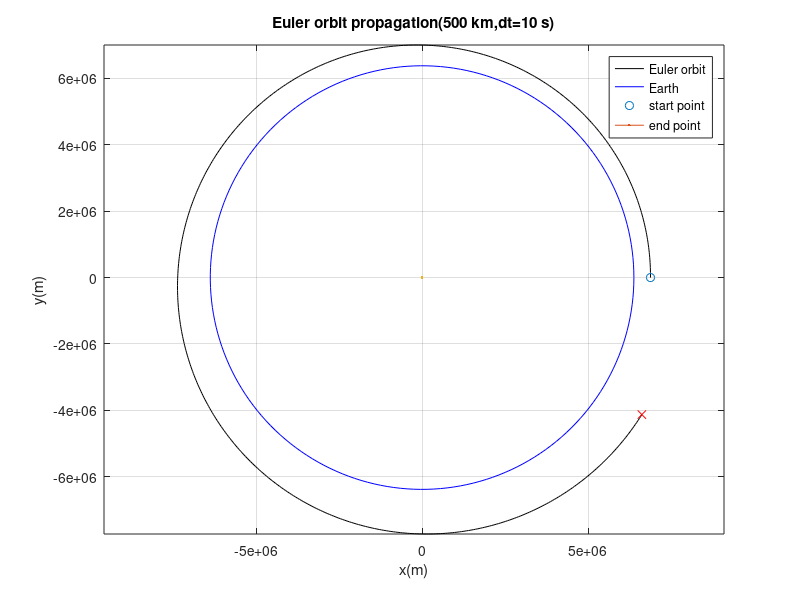
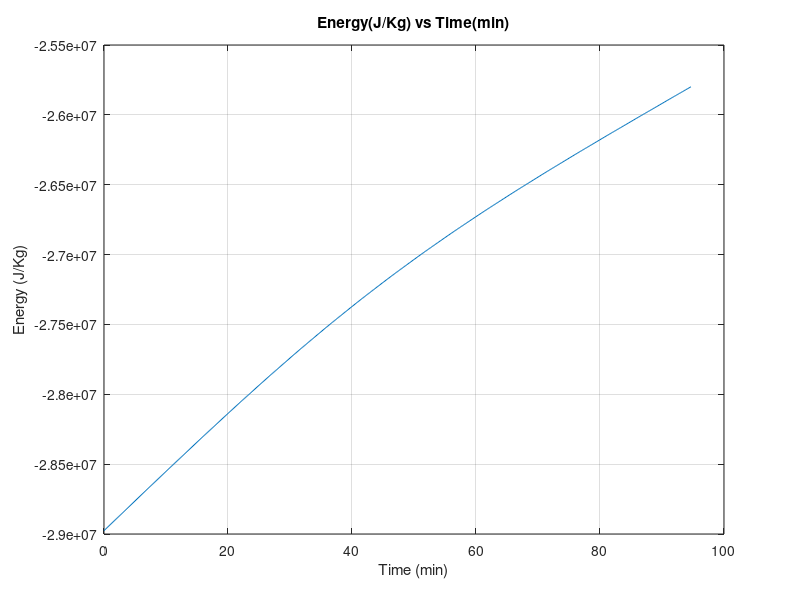

Write the MATLAB code that produced these figures, in order. (Note: this script raises an error after producing the figures.)
clear; clc; close all
%% Constants
mu=3.986004418e14;   % Earth's gravitational parameter GM (m^3/s^2)
Re=6378.137e3;       % Earth's equatorial radius (m)
%% Setup
alt=500*1000;         %Altitude of satellite(m)
rs=Re+alt;            %distance from Earth's center to satellite (m)
xs=rs;                %initial x-position (m)
ys=0;                 %initial y-position (m)
vx=0;                 %initial x-velocity (m/s)
vy=sqrt(mu./rs);      %initial y-velocity,circular orbit speed (m/s)
T=2*pi*sqrt(rs.^3/mu); %orbital period (s)
dt=10;                %time steps (s)
N=round(T/dt);         %number of steps to cover one orbit
%% Array
t=(0:dt:N*dt);
x=zeros(1,1+N);
y=zeros(1,1+N);
vxs=zeros(1,1+N);
vys=zeros(1,1+N);
x(1)=rs;
y(1)=ys;
vxs(1)=vx;
vys(1)=vy;
%% Euler loop
for i=1:N
    rad=sqrt(x(i)^2+y(i)^2);
    ax=-mu*x(i)/rad^3;
    ay=-mu*y(i)/rad^3;
    vxs(i+1)=vxs(i)+ax*dt;
    vys(i+1)=vys(i)+ay*dt;
    x(i+1)=x(i)+vxs(i)*dt;
    y(i+1)=y(i)+vys(i)*dt;
end
%% Orbit plot
figure
plot(x,y,"k")                    % satellite path
axis equal
hold on
th =linspace(0,2*pi,200);        % angles for a full circle (rad)
plot(Re*cos(th),Re*sin(th),"b")  % Earth, radius Re (m)
plot(x(1),y(1),"o",MarkerSize=10)              % start point
plot(x(end),y(end),"r x",MarkerSize=10,LineWidth=2)          % end point
xlabel ("x(m)")
ylabel ("y(m)")
title("Euler orbit propagation(500 km,dt=10 s)")
legend("Euler orbit","Earth","start point","end point")
grid on
%% Error check
rad_end=sqrt(x(end)^2+y(end)^2);                     % radius at last step (m)
radius_growthkm=(rad_end-rs)/1000;                   % radius growth after one orbit(km)
radius_growthper=((radius_growthkm*1000)/rs(1)*100); % radius growth(% of starting radius)
fprintf('Euler(dt=%d s):radius grew by %.1f km(%.2f%%)after one orbit\n',dt,radius_growthkm,radius_growthper);
%% Energy check
v_each=sqrt(vxs.^2+vys.^2);    %speed at every steps
r_each=sqrt(x.^2+y.^2);        %radius at each steps
E=(v_each.^2/2)-(mu./r_each);  %Energy at each steps(J/Kg)
figure
plot(t/60,E);
xlabel("Time (min)")
ylabel("Energy (J/Kg)")
title("Energy(J/Kg) vs Time(min)")
grid on
E_change_per=(E(end)-E(1))/abs(E(1))*100; %energy change after one orbit(%)
fprintf ('Euler Energy change by %.2f %% after one orbit\n',E_change_per);
%% ode45
s0=[xs;ys;vx;vy];                               % starting state(column)
tspan=[0 N*dt];                                 % simulate from 0 s to the end time(s)
opts=odeset('RelTol',1e-9,'AbsTol',1e-6);       % accuracy settings
[t_o,s_o]=ode45(@(t,s) two_body_ode(t,s,mu),tspan,s0,opts);
x_o = s_o(:,1);                                 % x from ode45(m)
y_o = s_o(:,2);                                  % y from ode45(m)
r_end_o=sqrt(x_o(end)^2+y_o(end)^2);      % ode45 radius at end(m)
Rgrowth_km_o=(r_end_o-rs)/1000;          % ode45 radius growth(Km)
Rgrowth_km_o_per=(Rgrowth_km_o*1000/rs(1)*100);
fprintf('ode45:Radius grew by %.6f km(%.2f%%) after one orbit.\n',Rgrowth_km_o,Rgrowth_km_o_per);
%% Comparsion plot
figure
plot(x,y,"r")             % Sattlite orbit as per Eluer
hold on
plot(x_o,y_o,"g",LineWidth=1.5);          % Sattlite orbit as per ode45
axis equal
hold on
th =linspace(0,2*pi,200);        % angles for a full circle (rad)
plot(Re*cos(th),Re*sin(th),"b")  % Earth, radius Re(m)
plot(x(1),y(1),"ko",markersize=8) % start point
axis equal
xlabel("x (m)")
ylabel("y (m)")
title("Euler vs ode45 (500 km)")
grid on
legend("Euler orbit","ode45 otbit","Earth","Start")

function ds=two_body_ode(t,s,mu)
rad= sqrt(s(1)^2 + s(2)^2); % distance from center(m)
ax=-mu*s(1)/rad^3;          % gravity acceleration,x (m/s^2)
ay=-mu*s(2)/rad^3;          % gravity acceleration,y (m/s^2)
ds=[s(3);s(4);ax;ay];       % rates of change of x,y,vx,vy
end
